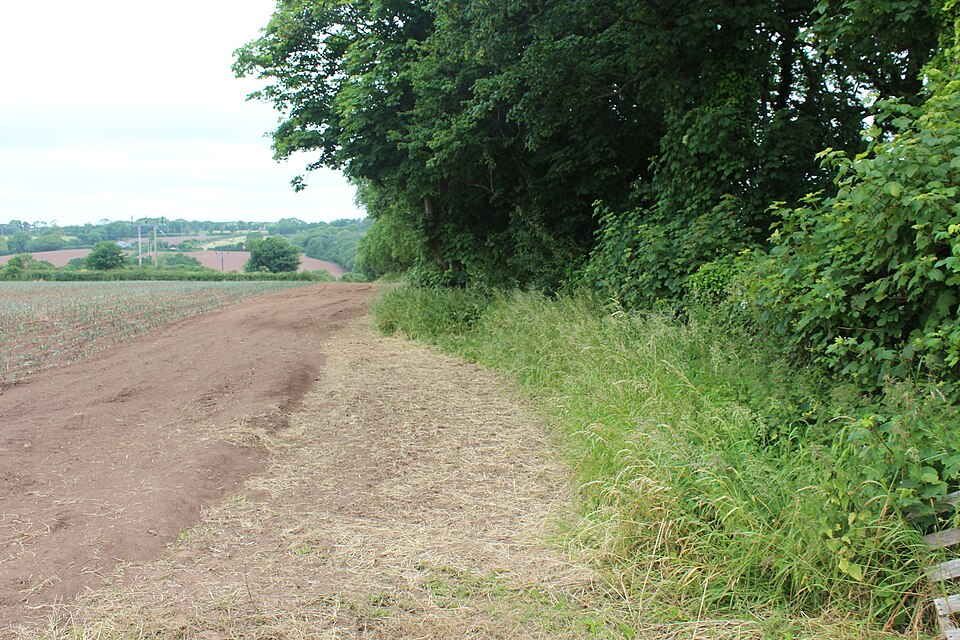
#> input picture data/offroad/scene00.jpg, 960 x 640 px
$ python -i water.py   (imports and definitions only)
#> lines starting #> are read from the running program, lines starting #| are printed output that depends on the picture; after the words box and inside, x2 and y2 are one past the last pixel; in counts of white or black regions, pixels touching at a corner belong together
"""Node H - water and mud detection.

Our RELLIS-3D benchmark measured 82.3 % of labelled water as false-safe: mud and
puddles were read as trail or grass and would have been driven into. Water is
non-traversable for good reason - a UGV that enters a puddle of unknown depth
may not come out.

Polarisation is the strongest cue in the literature (Nguyen et al., 2017) and
needs a filter we do not have. The ECCV 2018 reflection-attention network has no
public implementation. So this detector encodes the three monocular cues
directly as physics rather than learning them:

  * **Reflection** - water is a mirror, so a patch of water correlates with the
    scene vertically above it. This is the reflection-attention idea of
    Han et al. (2018) computed explicitly instead of learned.
  * **Smoothness** - still water carries almost no texture, so local intensity
    variance collapses relative to surrounding ground.
  * **Sky chroma** - a puddle reflects the sky, so it shifts blue and loses
    saturation compared with nearby soil.

Each cue alone is weak and produces false positives on shadow or smooth rock.
Combined, and restricted to the ground region, they are usable.

STATUS: EXPERIMENTAL - DOES NOT WORK ON REAL DATA YET
-----------------------------------------------------
Measured against RELLIS-3D water labels (52 frames, 38 containing water) by
``scripts/benchmark_water.py``:

    threshold 0.45 (best)     recall  5.5 %   precision 11.9 %
    threshold 0.55 (default)  recall  0.6 %   precision 20.2 %
    semantic-only baseline    recall 17.7 %

**It is roughly three times worse than the baseline it was written to beat.**
It is therefore NOT wired into the pipeline or the fusion layer, and must not be
until it clears 17.7 % recall.

Why it fails, and why the unit tests did not catch it: the synthetic puddle in
the tests is smooth, blue and sky-reflecting, which is what a puddle on tarmac
looks like. RELLIS "withwater" is dominated by **mud** - brown, textured, in
shallow depressions, reflecting nothing. The sky-chroma cue is not merely weak
there, it points the wrong way, and the smoothness cue is weak because wet soil
keeps its texture.

Fixing this needs mud-specific cues (darkness relative to surrounding soil,
saturation increase from wetness, position in terrain depressions) rather than
tuning these three. The tests were validating an assumption, not reality.
"""
from __future__ import annotations

from dataclasses import dataclass

import cv2
import numpy as np

__all__ = ["WaterResult", "WaterDetector"]


@dataclass
class WaterResult:
    mask: np.ndarray        # (H, W) bool, pixels believed to be water or mud
    score: np.ndarray       # (H, W) float32 in [0, 1], combined confidence
    reflection: np.ndarray  # (H, W) float32, mirror-correlation cue
    smoothness: np.ndarray  # (H, W) float32, texture-collapse cue
    chroma: np.ndarray      # (H, W) float32, sky-colour cue


class WaterDetector:
    """Monocular water and mud detection from reflection, texture and colour.

    Args:
        threshold: combined score above which a pixel is called water.
        w_reflection, w_smoothness, w_chroma: cue weights; they are normalised,
            so only their ratio matters.
        patch: half-height in pixels of the vertical window used to test the
            mirror hypothesis.
        min_area: connected components smaller than this are discarded, since a
            puddle is never a handful of scattered pixels.
    """

    def __init__(self, threshold: float = 0.55, w_reflection: float = 1.0,
                 w_smoothness: float = 1.0, w_chroma: float = 0.8,
                 patch: int = 12, min_area: int = 150) -> None:
        self.threshold = float(threshold)
        total = float(w_reflection + w_smoothness + w_chroma)
        self.w = (w_reflection / total, w_smoothness / total, w_chroma / total)
        self.patch = int(patch)
        self.min_area = int(min_area)

    # ------------------------------------------------------------------ cues
    @staticmethod
    def _gray(rgb: np.ndarray) -> np.ndarray:
        rgb = np.asarray(rgb)
        if rgb.ndim == 3:
            return cv2.cvtColor(rgb.astype(np.uint8), cv2.COLOR_RGB2GRAY).astype(np.float32)
        return rgb.astype(np.float32)

    def reflection_cue(self, rgb: np.ndarray) -> np.ndarray:
        """How well does each row resemble the scene mirrored above it?

        A puddle at row ``r`` shows an inverted copy of whatever stands behind
        it. Comparing a downward window against the upward window flipped is a
        direct test of that hypothesis.
        """
        g = self._gray(rgb)
        h, w = g.shape
        p = self.patch
        blur = cv2.GaussianBlur(g, (0, 0), 1.5)
        out = np.zeros((h, w), np.float32)

        for r in range(p, h - p):
            below = blur[r:r + p, :]                 # the candidate surface
            above = blur[r - p:r, :][::-1, :]        # the scene, mirrored
            b = below - below.mean(axis=0, keepdims=True)
            a = above - above.mean(axis=0, keepdims=True)
            denom = (np.linalg.norm(b, axis=0) * np.linalg.norm(a, axis=0)) + 1e-6
            out[r, :] = np.clip((b * a).sum(axis=0) / denom, 0.0, 1.0)

        return cv2.GaussianBlur(out, (0, 0), 3.0)

    def smoothness_cue(self, rgb: np.ndarray) -> np.ndarray:
        """Texture collapse: still water is far smoother than soil or grass."""
        g = self._gray(rgb)
        mean = cv2.blur(g, (9, 9))
        var = cv2.blur(g * g, (9, 9)) - mean * mean
        sd = np.sqrt(np.maximum(var, 0.0))
        hi = float(np.percentile(sd, 85)) + 1e-6
        return np.clip(1.0 - sd / hi, 0.0, 1.0).astype(np.float32)

    def chroma_cue(self, rgb: np.ndarray) -> np.ndarray:
        """Sky reflection: puddles shift blue and lose saturation versus soil."""
        rgb = np.asarray(rgb)
        if rgb.ndim != 3:
            return np.zeros(rgb.shape[:2], np.float32)
        hsv = cv2.cvtColor(rgb.astype(np.uint8), cv2.COLOR_RGB2HSV).astype(np.float32)
        sat = hsv[..., 1] / 255.0
        f = rgb.astype(np.float32) + 1e-6
        blueness = f[..., 2] / (f.sum(axis=-1) / 3.0)      # B relative to mean
        desaturated = np.clip(1.0 - sat / 0.45, 0.0, 1.0)
        blue = np.clip((blueness - 0.95) / 0.35, 0.0, 1.0)
        return cv2.GaussianBlur((0.5 * desaturated + 0.5 * blue).astype(np.float32),
                                (0, 0), 3.0)

    # --------------------------------------------------------------- combine
    def process(self, rgb: np.ndarray, valid: np.ndarray | None = None,
                height: np.ndarray | None = None,
                flat_tol: float = 0.12) -> WaterResult:
        """Args:
            rgb: (H, W, 3) uint8 image.
            valid: optional bool mask of analysable ground; sky must be excluded
                or its own smoothness and blueness score as water.
            height: optional height-above-ground field. Water lies flat, so
                anything standing proud of the plane is rejected.
            flat_tol: metres above the ground plane still considered flat.

        Returns:
            WaterResult.
        """
        rgb = np.asarray(rgb)
        h, w = rgb.shape[:2]
        valid = np.ones((h, w), bool) if valid is None else np.asarray(valid, bool)

        refl = self.reflection_cue(rgb)
        smooth = self.smoothness_cue(rgb)
        chroma = self.chroma_cue(rgb)

        wr, ws, wc = self.w
        score = (wr * refl + ws * smooth + wc * chroma).astype(np.float32)

        if height is not None:                   # water cannot stand up
            score = score * (np.asarray(height, np.float32) < flat_tol)
        score = score * valid

        mask = score >= self.threshold
        mask = cv2.morphologyEx(mask.astype(np.uint8), cv2.MORPH_OPEN,
                                np.ones((5, 5), np.uint8))
        mask = cv2.morphologyEx(mask, cv2.MORPH_CLOSE,
                                np.ones((11, 11), np.uint8)).astype(bool)
        mask = self._despeckle(mask)
        return WaterResult(mask=mask, score=score, reflection=refl,
                           smoothness=smooth, chroma=chroma)

    def _despeckle(self, mask: np.ndarray) -> np.ndarray:
        if self.min_area <= 1 or not mask.any():
            return mask
        n, lab, stats, _ = cv2.connectedComponentsWithStats(mask.astype(np.uint8), 8)
        keep = np.zeros_like(mask)
        for i in range(1, n):
            if stats[i, cv2.CC_STAT_AREA] >= self.min_area:
                keep |= lab == i
        return keep

>>> import cv2
>>> picture = cv2.cvtColor(cv2.imread('../../data/offroad/scene00.jpg'), cv2.COLOR_BGR2RGB)
>>> result = WaterDetector().process(picture)
#> after the loop in reflection_cue, `for r in range(p, h - p):`:
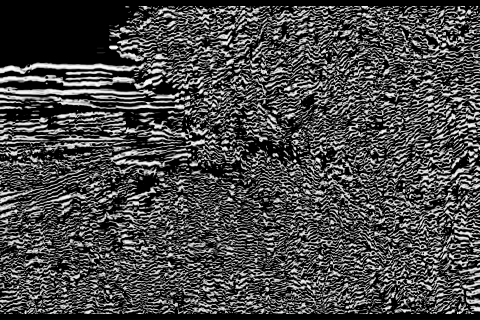
#> out: shape (640, 960) float32 (shown at 1/2 size); min 0, max 1, mean 0.282
#> in smoothness_cue, `sd = np.sqrt(np.maximum(var, 0.0))`:
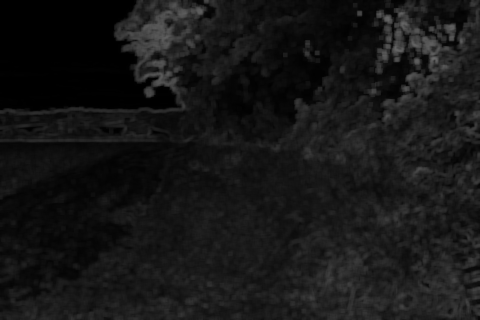
#> sd: shape (640, 960) float32 (shown at 1/2 size); min 0, max 106.8, mean 22.6
#> in smoothness_cue, `hi = float(np.percentile(sd, 85)) + 1e-6`: hi = 35.89
#> in chroma_cue, `return cv2.GaussianBlur((0.5 * desaturated + 0.5 * blue).astype(np.flo..`:
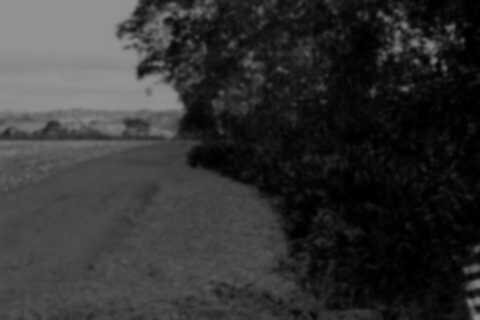
#> returned value: shape (640, 960) float32 (shown at 1/2 size); min 0.000103, max 0.571, mean 0.199
#> in process, `score = (wr * refl + ws * smooth + wc * chroma).astype(np.float32)`:
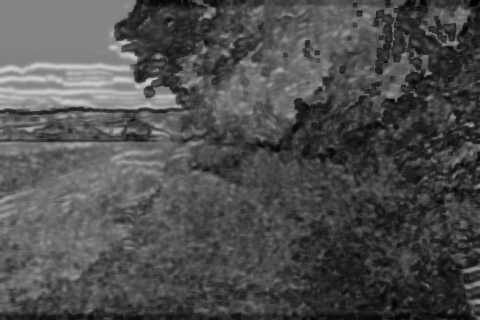
#> score: shape (640, 960) float32 (shown at 1/2 size); min 0.000233, max 0.82, mean 0.308
#> in process, `mask = score >= self.threshold`:
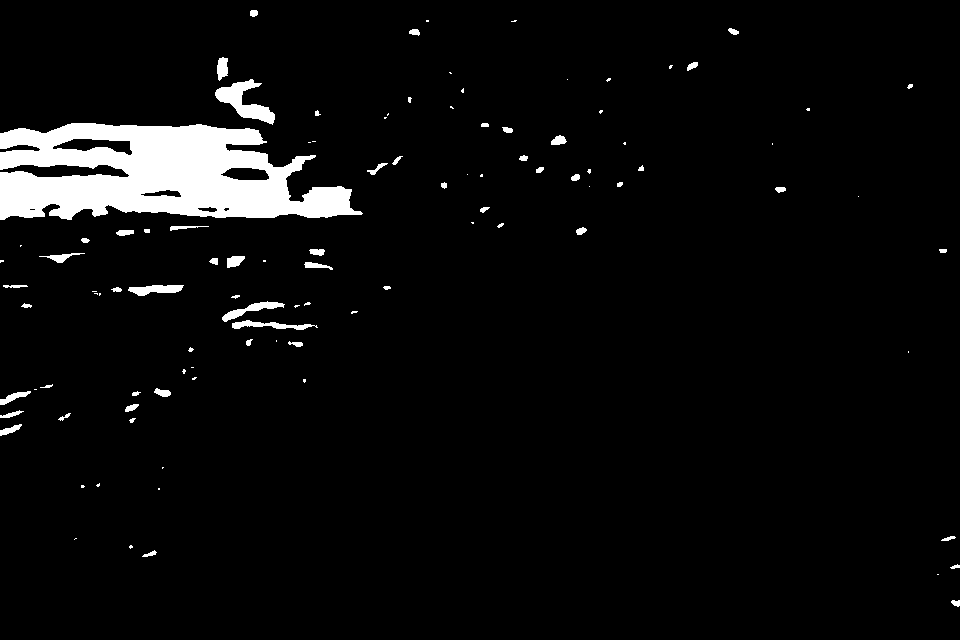
#> mask: shape (640, 960) bool; 4.7% white; 104 white regions (47 under 20 px), largest, box (x1, y1, x2, y2) and area: (0, 123, 363, 220) 23468, (215, 79, 275, 125) 1118, (222, 301, 285, 322) 406
#> in _despeckle, `n, lab, stats, _ = cv2.connectedComponentsWithStats(mask.astype(np.uin..`:
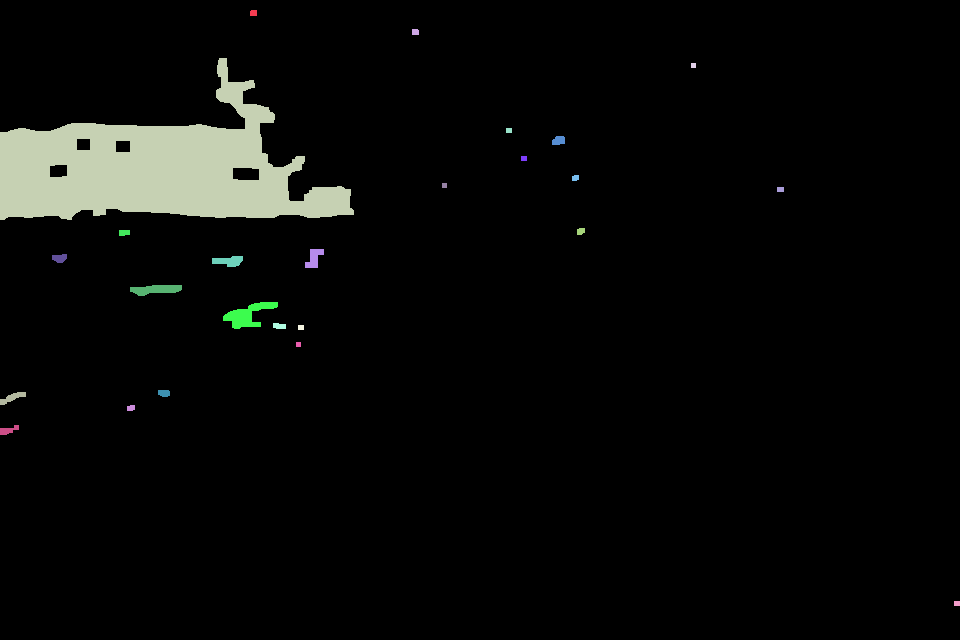
#> lab: shape (640, 960) int32; 26 distinct labels, from 0 to 25; one colour per label, 0 black
#> in _despeckle, `n, lab, stats, _ = cv2.connectedComponentsWithStats(mask.astype(np.uin..`: n = 26; stats = 26 rows, first 6: [0, 0, 960, 640, 584651], [250, 10, 7, 6, 41], [412, 29, 7, 6, 41], [0, 58, 354, 162, 27101], [691, 63, 5, 5, 25], [506, 128, 6, 5, 30]
#> after the loop in _despeckle, `for i in range(1, n):`:
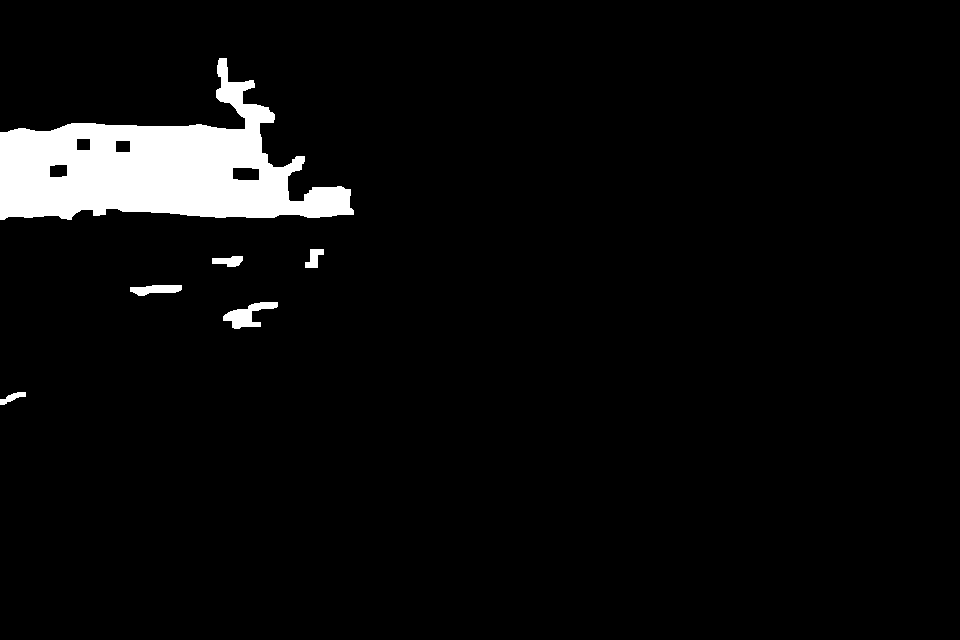
#> keep: shape (640, 960) bool; 4.7% white; 6 white regions, box (x1, y1, x2, y2) and area: (0, 58, 354, 220) 27101, (223, 302, 278, 329) 684, (130, 285, 182, 296) 396, (212, 256, 243, 267) 237, (305, 249, 324, 268) 218, (0, 392, 26, 405) 155

$ run again, on data/offroad/scene01.jpg
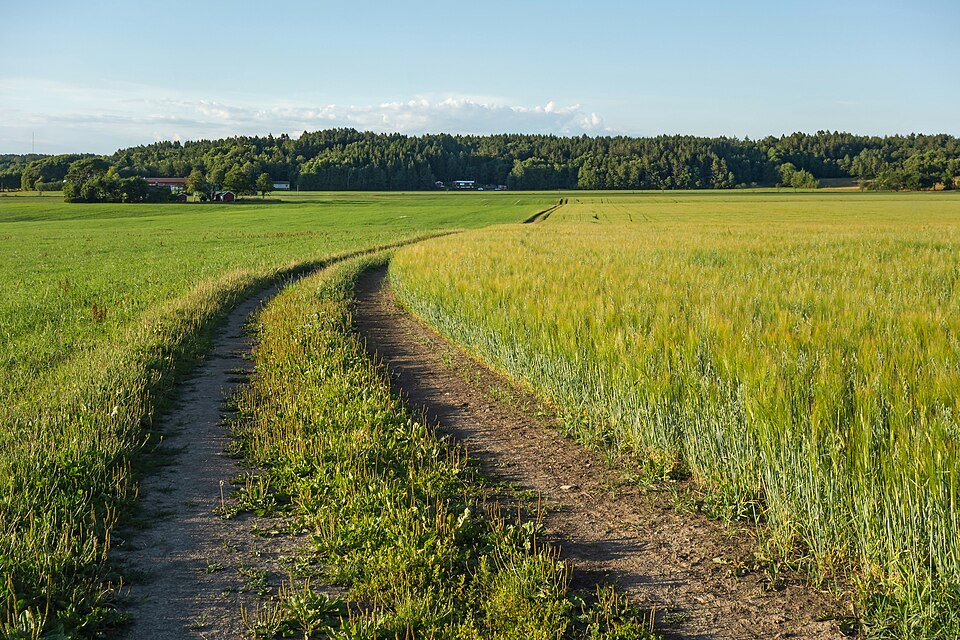
#> input picture data/offroad/scene01.jpg, 960 x 640 px
#> in smoothness_cue, `sd = np.sqrt(np.maximum(var, 0.0))`:
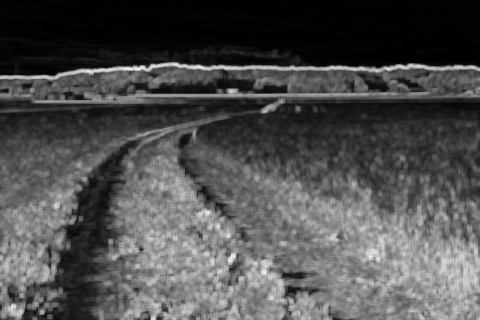
#> sd: shape (640, 960) float32 (shown at 1/2 size); min 0, max 86.48, mean 27; drawn with min black and max white
#> hi = 49.67
#> lab: shape (640, 960) int32; 32 distinct labels, from 0 to 31
#> n = 32; stats = 32 rows, first 6: [0, 0, 960, 640, 581240], [0, 71, 960, 67, 24137], [763, 83, 5, 5, 25], [850, 147, 7, 5, 35], [305, 149, 8, 6, 45], [720, 149, 7, 6, 39]
#> after the loop in _despeckle, `for i in range(1, n):`:
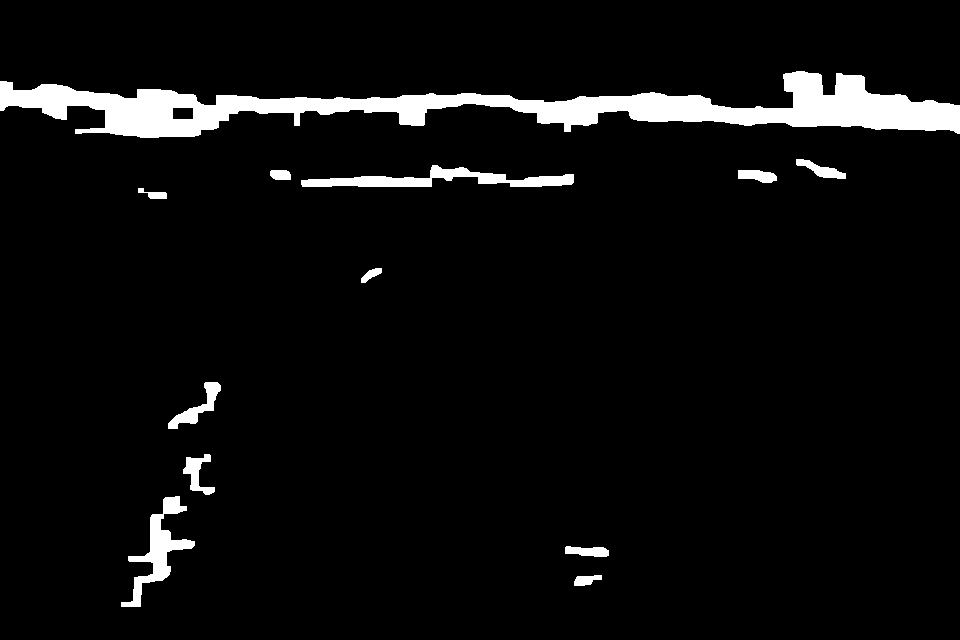
#> keep: shape (640, 960) bool; 5.2% white; 12 white regions, largest, box (x1, y1, x2, y2) and area: (0, 71, 960, 138) 24137, (301, 165, 574, 187) 2541, (121, 496, 195, 607) 2201

$ run again, on data/offroad/scene03.jpg
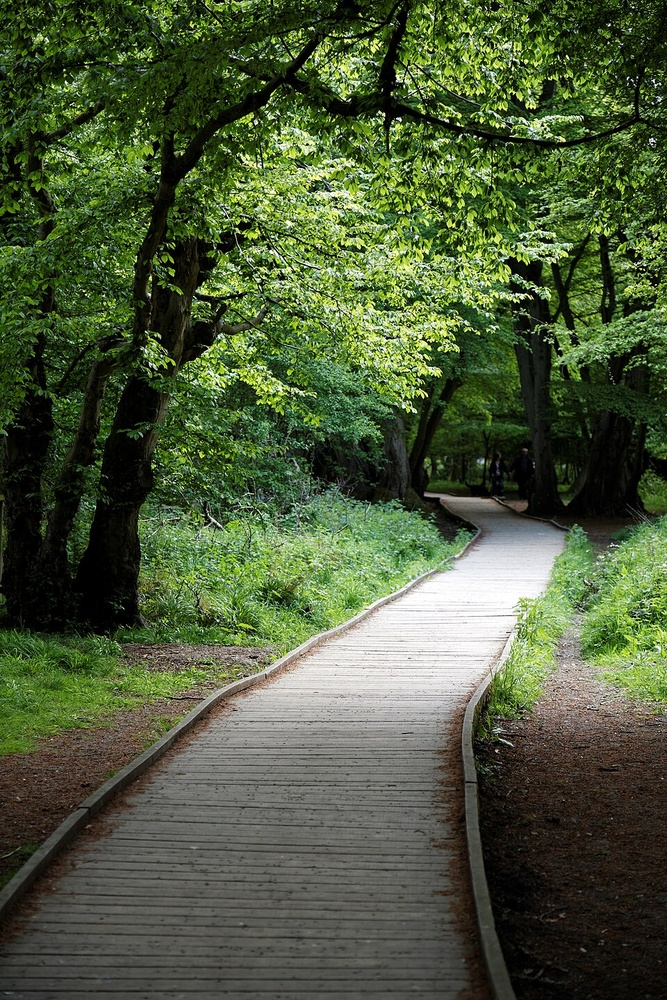
#> input picture data/offroad/scene03.jpg, 667 x 1000 px, shrunk from 960 x 1440 before the run
#> in smoothness_cue, `sd = np.sqrt(np.maximum(var, 0.0))`:
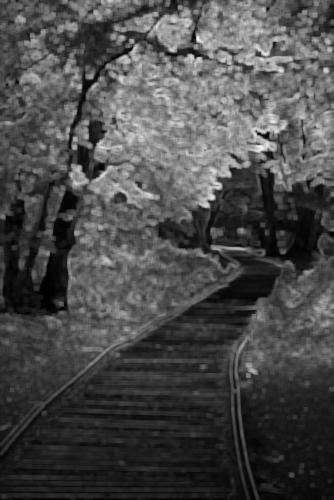
#> sd: shape (1000, 667) float32 (shown at 1/2 size); min 0, max 98.54, mean 28.7; drawn with min black and max white
#> hi = 50.58
#> lab: shape (1000, 667) int32; 63 distinct labels, from 0 to 62
#> n = 63; stats = 63 rows, first 6: [0, 0, 667, 1000, 653786], [344, 108, 8, 5, 40], [390, 108, 10, 5, 50], [165, 173, 9, 7, 53], [527, 269, 10, 8, 68], [197, 331, 11, 8, 74]
#> after the loop in _despeckle, `for i in range(1, n):`:
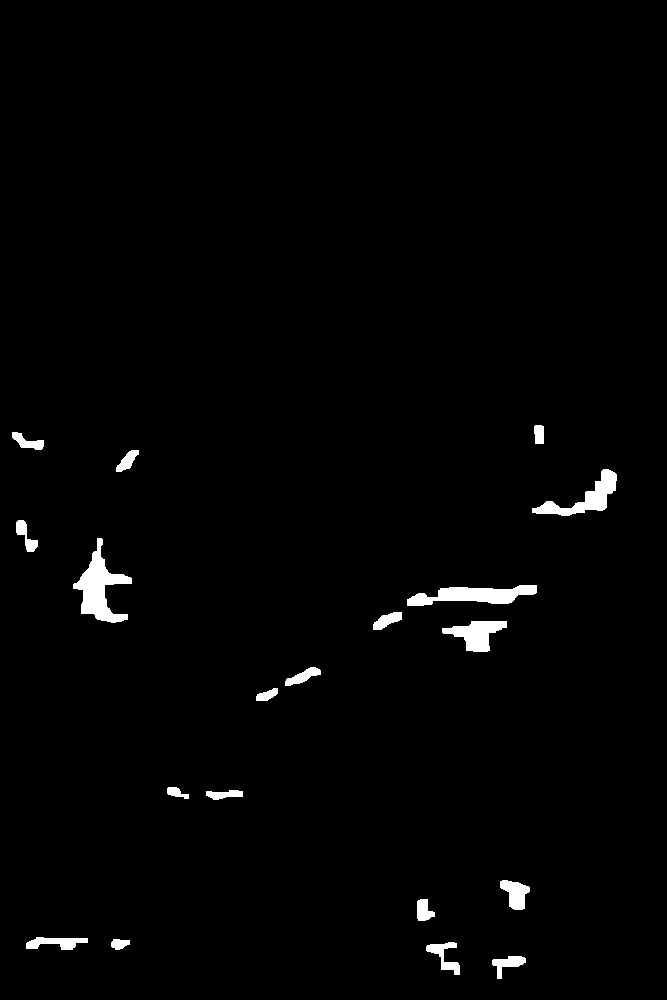
#> keep: shape (1000, 667) bool; 1.6% white; 19 white regions, largest, box (x1, y1, x2, y2) and area: (73, 538, 132, 623) 1958, (407, 585, 537, 606) 1571, (532, 469, 617, 516) 1306
